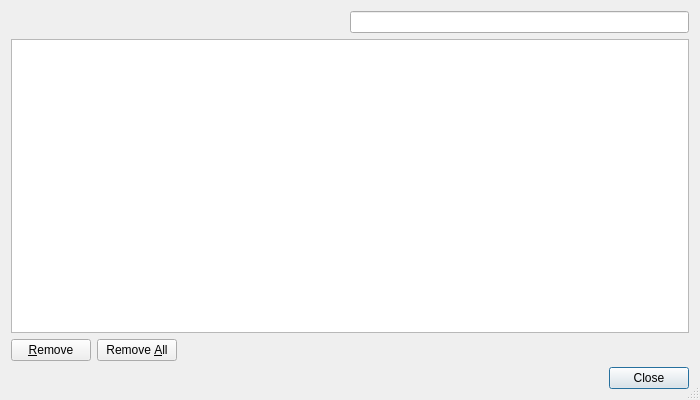
<?xml version="1.0" encoding="UTF-8"?>
<ui version="4.0">
 <class>UserAgentsDialog</class>
 <widget class="QDialog" name="UserAgentsDialog">
  <property name="geometry">
   <rect>
    <x>0</x>
    <y>0</y>
    <width>700</width>
    <height>400</height>
   </rect>
  </property>
  <property name="windowTitle">
   <string>User Agent Settings</string>
  </property>
  <property name="sizeGripEnabled">
   <bool>true</bool>
  </property>
  <layout class="QVBoxLayout" name="verticalLayout">
   <item>
    <layout class="QHBoxLayout" name="horizontalLayout_2">
     <item>
      <spacer name="horizontalSpacer">
       <property name="orientation">
        <enum>Qt::Horizontal</enum>
       </property>
       <property name="sizeHint" stdset="0">
        <size>
         <width>40</width>
         <height>20</height>
        </size>
       </property>
      </spacer>
     </item>
     <item>
      <layout class="QHBoxLayout" name="horizontalLayout">
       <property name="spacing">
        <number>0</number>
       </property>
       <item>
        <widget class="E5ClearableLineEdit" name="searchEdit">
         <property name="toolTip">
          <string>Enter search term</string>
         </property>
        </widget>
       </item>
      </layout>
     </item>
    </layout>
   </item>
   <item>
    <widget class="E5TableView" name="userAgentsTable">
     <property name="alternatingRowColors">
      <bool>true</bool>
     </property>
     <property name="selectionBehavior">
      <enum>QAbstractItemView::SelectRows</enum>
     </property>
     <property name="textElideMode">
      <enum>Qt::ElideMiddle</enum>
     </property>
     <property name="showGrid">
      <bool>false</bool>
     </property>
     <property name="sortingEnabled">
      <bool>true</bool>
     </property>
    </widget>
   </item>
   <item>
    <layout class="QHBoxLayout" name="horizontalLayout_3">
     <item>
      <widget class="QPushButton" name="removeButton">
       <property name="toolTip">
        <string>Press to remove the selected entries</string>
       </property>
       <property name="text">
        <string>&amp;Remove</string>
       </property>
       <property name="autoDefault">
        <bool>false</bool>
       </property>
      </widget>
     </item>
     <item>
      <widget class="QPushButton" name="removeAllButton">
       <property name="toolTip">
        <string>Press to remove all entries</string>
       </property>
       <property name="text">
        <string>Remove &amp;All</string>
       </property>
       <property name="autoDefault">
        <bool>false</bool>
       </property>
      </widget>
     </item>
     <item>
      <spacer name="horizontalSpacer_2">
       <property name="orientation">
        <enum>Qt::Horizontal</enum>
       </property>
       <property name="sizeHint" stdset="0">
        <size>
         <width>208</width>
         <height>20</height>
        </size>
       </property>
      </spacer>
     </item>
    </layout>
   </item>
   <item>
    <widget class="QDialogButtonBox" name="buttonBox">
     <property name="orientation">
      <enum>Qt::Horizontal</enum>
     </property>
     <property name="standardButtons">
      <set>QDialogButtonBox::Close</set>
     </property>
    </widget>
   </item>
  </layout>
 </widget>
 <customwidgets>
  <customwidget>
   <class>E5ClearableLineEdit</class>
   <extends>QLineEdit</extends>
   <header>E5Gui/E5LineEdit.h</header>
  </customwidget>
  <customwidget>
   <class>E5TableView</class>
   <extends>QTableView</extends>
   <header>E5Gui/E5TableView.h</header>
  </customwidget>
 </customwidgets>
 <tabstops>
  <tabstop>searchEdit</tabstop>
  <tabstop>userAgentsTable</tabstop>
  <tabstop>removeButton</tabstop>
  <tabstop>removeAllButton</tabstop>
  <tabstop>buttonBox</tabstop>
 </tabstops>
 <resources/>
 <connections>
  <connection>
   <sender>buttonBox</sender>
   <signal>accepted()</signal>
   <receiver>UserAgentsDialog</receiver>
   <slot>accept()</slot>
   <hints>
    <hint type="sourcelabel">
     <x>237</x>
     <y>390</y>
    </hint>
    <hint type="destinationlabel">
     <x>157</x>
     <y>274</y>
    </hint>
   </hints>
  </connection>
  <connection>
   <sender>buttonBox</sender>
   <signal>rejected()</signal>
   <receiver>UserAgentsDialog</receiver>
   <slot>reject()</slot>
   <hints>
    <hint type="sourcelabel">
     <x>325</x>
     <y>390</y>
    </hint>
    <hint type="destinationlabel">
     <x>286</x>
     <y>274</y>
    </hint>
   </hints>
  </connection>
 </connections>
</ui>
